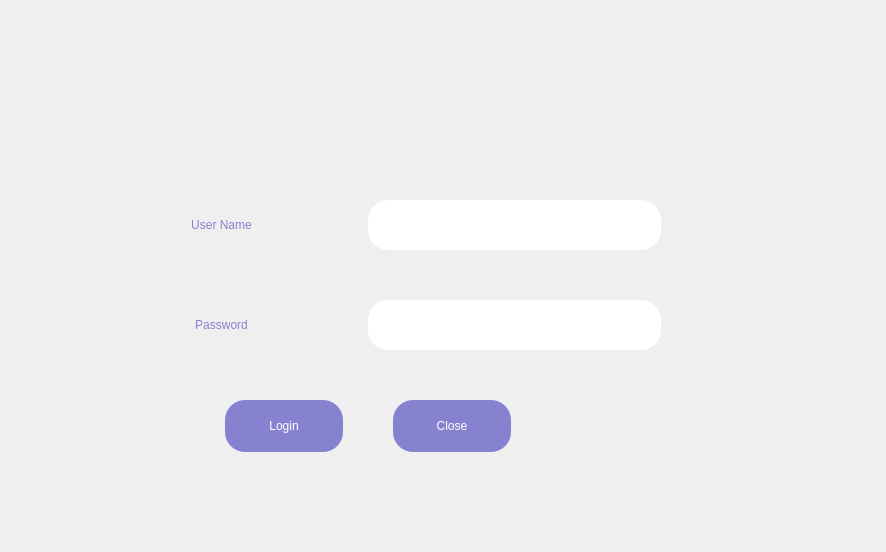
<?xml version="1.0" encoding="UTF-8"?>
<ui version="4.0">
 <class>MainWindow</class>
 <widget class="QMainWindow" name="MainWindow">
  <property name="geometry">
   <rect>
    <x>0</x>
    <y>0</y>
    <width>886</width>
    <height>552</height>
   </rect>
  </property>
  <property name="windowTitle">
   <string>MainWindow</string>
  </property>
  <widget class="QWidget" name="centralwidget">
   <layout class="QGridLayout" name="gridLayout">
    <property name="leftMargin">
     <number>75</number>
    </property>
    <property name="topMargin">
     <number>200</number>
    </property>
    <property name="rightMargin">
     <number>225</number>
    </property>
    <property name="bottomMargin">
     <number>100</number>
    </property>
    <property name="horizontalSpacing">
     <number>0</number>
    </property>
    <property name="verticalSpacing">
     <number>50</number>
    </property>
    <item row="2" column="0" colspan="3">
     <layout class="QHBoxLayout" name="horizontalLayout" stretch="10,10">
      <property name="spacing">
       <number>50</number>
      </property>
      <property name="leftMargin">
       <number>150</number>
      </property>
      <property name="rightMargin">
       <number>150</number>
      </property>
      <item>
       <widget class="QPushButton" name="pushButton">
        <property name="minimumSize">
         <size>
          <width>0</width>
          <height>50</height>
         </size>
        </property>
        <property name="maximumSize">
         <size>
          <width>200</width>
          <height>100</height>
         </size>
        </property>
        <property name="sizeIncrement">
         <size>
          <width>0</width>
          <height>9</height>
         </size>
        </property>
        <property name="baseSize">
         <size>
          <width>50</width>
          <height>50</height>
         </size>
        </property>
        <property name="styleSheet">
         <string notr="true">
boder-style: outset;
border-wiidth: 15px;
background-color: rgb(135, 130, 207);
color: rgb(255, 255, 255);
font: bold 14pt &quot;MS Shell Dlg 2&quot;;
border-radius: 20px;
border-color: black;</string>
        </property>
        <property name="text">
         <string>Login</string>
        </property>
        <property name="iconSize">
         <size>
          <width>111</width>
          <height>111</height>
         </size>
        </property>
       </widget>
      </item>
      <item>
       <widget class="QPushButton" name="pushButton_2">
        <property name="minimumSize">
         <size>
          <width>0</width>
          <height>50</height>
         </size>
        </property>
        <property name="maximumSize">
         <size>
          <width>200</width>
          <height>100</height>
         </size>
        </property>
        <property name="styleSheet">
         <string notr="true">
boder-style: outset;
border-wiidth: 15px;
background-color: rgb(135, 130, 207);
color: rgb(255, 255, 255);
font: bold 14pt &quot;MS Shell Dlg 2&quot;;
border-radius: 20px;
border-color: black;</string>
        </property>
        <property name="text">
         <string>Close</string>
        </property>
       </widget>
      </item>
     </layout>
    </item>
    <item row="0" column="2">
     <widget class="QLineEdit" name="lineEdit">
      <property name="sizePolicy">
       <sizepolicy hsizetype="MinimumExpanding" vsizetype="Preferred">
        <horstretch>0</horstretch>
        <verstretch>0</verstretch>
       </sizepolicy>
      </property>
      <property name="minimumSize">
       <size>
        <width>100</width>
        <height>50</height>
       </size>
      </property>
      <property name="maximumSize">
       <size>
        <width>16777215</width>
        <height>50</height>
       </size>
      </property>
      <property name="styleSheet">
       <string notr="true">font: bold 12pt &quot;MS Shell Dlg 2&quot;;
background-image: url(:/newPrefix/Screenshot (23).png);

boder-style: outset;
border-wiidth: 15px;
border-radius: 20px;
border-color: black;</string>
      </property>
     </widget>
    </item>
    <item row="1" column="1">
     <widget class="QLabel" name="label">
      <property name="sizePolicy">
       <sizepolicy hsizetype="MinimumExpanding" vsizetype="Preferred">
        <horstretch>0</horstretch>
        <verstretch>0</verstretch>
       </sizepolicy>
      </property>
      <property name="minimumSize">
       <size>
        <width>100</width>
        <height>0</height>
       </size>
      </property>
      <property name="maximumSize">
       <size>
        <width>16777212</width>
        <height>100</height>
       </size>
      </property>
      <property name="styleSheet">
       <string notr="true">font: bold 12pt &quot;MS Shell Dlg 2&quot;;
background-image: url(:/newPrefix/Screenshot (23).png);
boder-style: outset;
color: rgb(135, 130, 207);
border-wiidth: 15px;
border-radius: 20px;
border-color: black;</string>
      </property>
      <property name="text">
       <string>Password</string>
      </property>
      <property name="alignment">
       <set>Qt::AlignCenter</set>
      </property>
     </widget>
    </item>
    <item row="1" column="2">
     <widget class="QLineEdit" name="lineEdit_2">
      <property name="sizePolicy">
       <sizepolicy hsizetype="Preferred" vsizetype="Preferred">
        <horstretch>0</horstretch>
        <verstretch>0</verstretch>
       </sizepolicy>
      </property>
      <property name="minimumSize">
       <size>
        <width>100</width>
        <height>50</height>
       </size>
      </property>
      <property name="maximumSize">
       <size>
        <width>16777215</width>
        <height>50</height>
       </size>
      </property>
      <property name="styleSheet">
       <string notr="true">font: bold 12pt &quot;MS Shell Dlg 2&quot;;
background-image: url(:/newPrefix/Screenshot (23).png);
boder-style: outset;
border-wiidth: 15px;
border-radius: 20px;
border-color: black;</string>
      </property>
     </widget>
    </item>
    <item row="0" column="1">
     <widget class="QLabel" name="label_2">
      <property name="minimumSize">
       <size>
        <width>100</width>
        <height>0</height>
       </size>
      </property>
      <property name="maximumSize">
       <size>
        <width>16777215</width>
        <height>100</height>
       </size>
      </property>
      <property name="styleSheet">
       <string notr="true">font: bold 12pt &quot;MS Shell Dlg 2&quot;;
background-image: url(:/newPrefix/Screenshot (23).png);
boder-style: outset;
color: rgb(135, 130, 207);
border-wiidth: 15px;
border-radius: 20px;
border-color: black;</string>
      </property>
      <property name="text">
       <string>User Name</string>
      </property>
      <property name="alignment">
       <set>Qt::AlignCenter</set>
      </property>
     </widget>
    </item>
   </layout>
  </widget>
 </widget>
 <resources>
  <include location="background.qrc"/>
 </resources>
 <connections/>
</ui>
